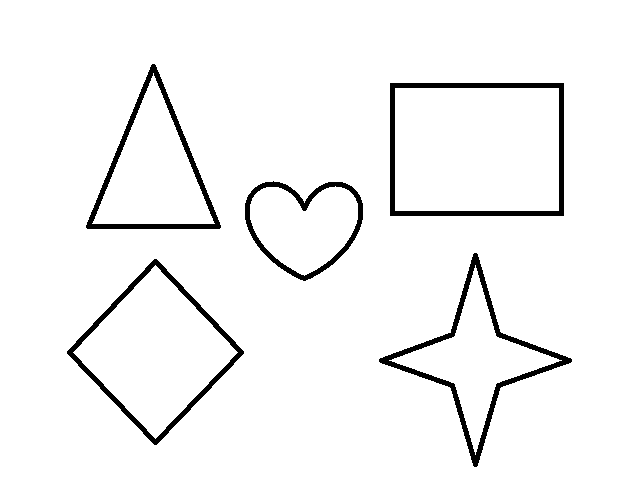
//> input picture learning opencv practice/6_9_未完/1.bmp, 640 x 480 px
$ ./6_9   (built with g++ and OpenCV 4)
//> lines starting //> are read from the running program, lines starting //| are printed output that depends on the picture; after the words box and inside, x2 and y2 are one past the last pixel; in counts of white or black regions, pixels touching at a corner belong together
#include<cv.h>
#include<highgui.h>

using namespace cv;

int main(int argc, char* argv[])
{
    Mat img = imread("1.bmp");
//> img is the input picture: 480 rows x 640 cols, CV_8UC3; 95.9% white; 5 black regions, box (x1, y1, x2, y2) and area: (379, 253, 572, 467) 3110, (390, 83, 564, 216) 2970, (67, 259, 244, 445) 2493, (86, 64, 221, 229) 2391, (245, 181, 363, 281) 1757
    imshow("img",img);

    Mat dst = img.clone();
    cvtColor(img, img, CV_RGB2GRAY);

    Mat edge;
    Canny(img,edge,50,100);
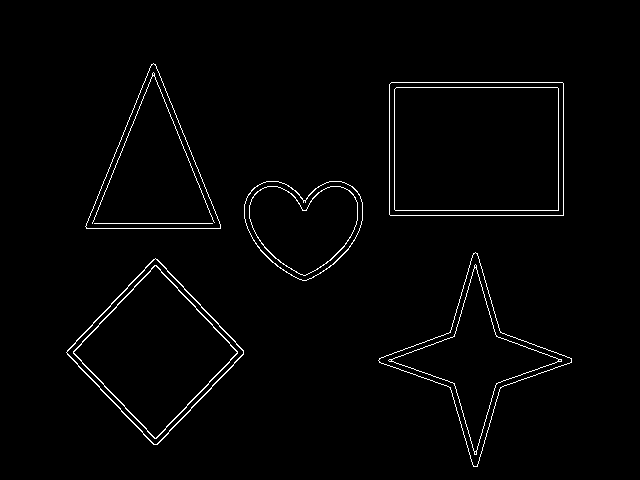
//> edge: 480 rows x 640 cols, CV_8UC1; 1.7% white in thin lines or dots, all inside (x1, y1, x2, y2) = (66, 63, 572, 467)

    vector<Vec4i> P;
    HoughLinesP(edge,P,1,CV_PI/180,30,30,10);
//> P = 47 lines (x1, y1, x2, y2), first 8: [389, 210, 563, 210], [390, 215, 563, 215], [151, 442, 241, 349], [156, 444, 243, 354], [389, 87, 563, 87], [86, 228, 220, 228], [391, 82, 562, 82], [156, 66, 220, 224]

    for (size_t i = 0; i < P.size(); i++)
    {
        Vec4i point = P[i];
        line(dst, Point(point[0],point[1]),Point(point[2],point[3]),Scalar(0,0,255),2 );

    }
//> this loop made 47 passes
//> point on passes 1 to 12: [389, 210, 563, 210], [390, 215, 563, 215], [151, 442, 241, 349], [156, 444, 243, 354], [389, 87, 563, 87], [86, 228, 220, 228], [391, 82, 562, 82], [156, 66, 220, 224], [85, 226, 151, 64], [394, 209, 394, 89], [86, 223, 219, 223], [563, 214, 563, 83]
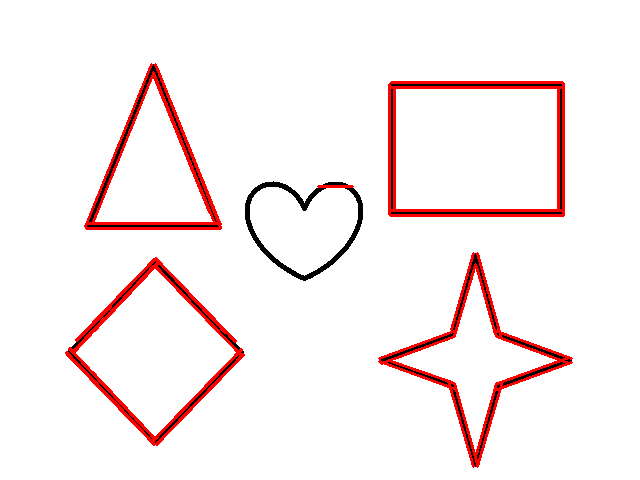
//> dst: 480 rows x 640 cols, CV_8UC3; 4.31% of pixels changed, all inside (x1, y1, x2, y2) = (65, 63, 573, 468)

    imshow("dst", dst);

    waitKey();
    return 0;
}
